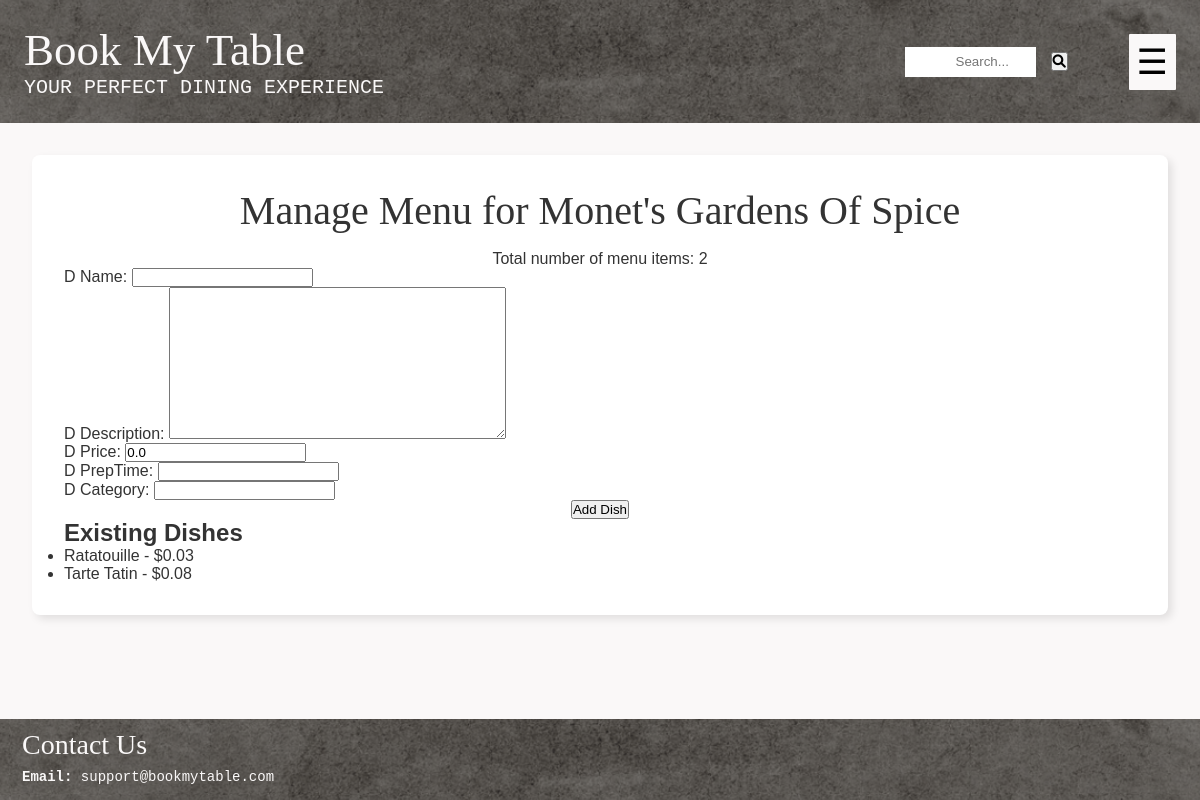
The page /restaurant/add-menu/ (signed in) on the database its author committed.
### restaurant/models.py (models this page shows, shortened)
class Menu(models.Model):
    M_ID = models.AutoField(primary_key = True)
    M_TotalItems = models.IntegerField(null = False, default = 0)
    restaurant = models.OneToOneField(Restaurant, on_delete=models.CASCADE, related_name='restaurant')

class Restaurant(models.Model):
    R_ID = models.AutoField(primary_key=True)
    R_Name = models.CharField(max_length=100)
    owner = models.OneToOneField('users.Owner', on_delete=models.CASCADE, related_name='restaurant')
    R_EmailAddress = models.EmailField(unique=True)
    R_ContactNumber = models.CharField(unique = True, max_length=15)
    R_Address = models.TextField() # this will allow for multiple addresses too
    R_Description = models.TextField(blank=True, null=True) #can be left blank, will store NULL if no value exists
    R_CuisineTypes = models.CharField(max_length=100)
    R_ReservationCost = models.DecimalField(max_digits=10, decimal_places=2)
    R_OpenHours = models.CharField(max_length=100) # e.g "Mon-Fri: 9:00AM - 8PM"
    Rating = models.DecimalField(decimal_places=2, default=0.0, max_digits=100)
    NetRevenue = models.DecimalField(max_digits=15, decimal_places=2, default=0.0)

class Dish(models.Model):
    D_ID = models.AutoField(primary_key=True)
    menu = models.ForeignKey('Menu', on_delete=models.CASCADE, related_name='dishes')
    D_Name = models.CharField(max_length=100)
    D_Description = models.TextField(blank=True, null=True)
    D_Price = models.DecimalField(decimal_places = 2, default = 0.0, max_digits=100)
    D_PrepTime = models.IntegerField()
    D_Category = models.CharField(max_length = 100) # e.g "BreakFast/Lunch/Dinner/Appetizer/Dessert/MainCourse"

### restaurant/views.py (the view)
# urls.py: path('add-menu/', views.add_menu, name='add_menu'),
def add_menu(request):
    owner = request.user.owner
    restaurant = Restaurant.objects.filter(owner=owner).first()
    if not restaurant:
        return redirect('add_or_edit_restaurant')  # Ensure restaurant exists first
    menu, created = Menu.objects.get_or_create(restaurant=restaurant)
    if request.method == 'POST':
        form = DishForm(request.POST)
        if form.is_valid():
            dish = form.save(commit=False)
            dish.menu = menu
            dish.save()
            menu.M_TotalItems += 1
            menu.save()  # Save the updated menu object
            return redirect('add_menu')  # Refresh the menu page
    else:
        form = DishForm()
    dishes = menu.dishes.all() if menu else []
    context = {
        'menu': menu,
        'form': form,
        'dishes': dishes,
        'total_items': menu.M_TotalItems
    }
    return render(request, 'restaurant/add_menu.html', context)

### restaurant/forms.py
class DishForm(forms.ModelForm):
    class Meta:
        model = Dish
        fields = ['D_Name', 'D_Description', 'D_Price', 'D_PrepTime', 'D_Category']

### restaurant/templates/restaurant/add_menu.html (shortened to what this page needs)
{% extends "layout.html" %}
{% block content %}
<div class="container">
    <h1 class="card-heading text-center">Manage Menu for {{ menu.restaurant.R_Name }}</h1>
    <p class="text-center">Total number of menu items: {{ total_items }}</p>
    <div class="menu-form">
        <form method="post">
            <div class="form-group">
                {{ form.as_p }}
            </div>
            <div class="text-center mt-3">
                <button type="submit" class="btn btn-primary">Add Dish</button>
            </div>
        </form>
    </div>
    <h2 class="mt-4">Existing Dishes</h2>
    <ul class="list-group">
        {% for dish in dishes %}
            <li class="list-group-item">{{ dish.D_Name }} - ${{ dish.D_Price }}</li>
        {% endfor %}
    </ul>
</div>
{% endblock %}

### static/style.css (style rules this page uses)
* { margin: 0; padding: 0; box-sizing: border-box; }
html, body { height: 100%; margin: 0; }
body { font-family: Arial, sans-serif; background-color: #faf8f8; color: #333; display: flex; flex-direction: column; }
h1 { font-size: 4rem; margin: 0 auto; font-family: Arial, Helvetica, sans-serif; }
.container { max-width: 1200px; margin: 0 auto; padding: 2rem; background-color: #fff; border-radius: 8px; box-shadow: 4px 4px 8px rgba(0, 0, 0, 0.1); }
.text-center { text-align: center; }
.card-heading { font-family: "Brush Script MT", cursive; font-size: 2.5rem; font-weight:lighter; margin-bottom: 1rem; }

### rows shown on the page
Menu: restaurant.R_Name "Monet's Gardens Of Spice"
Dish: D_Name "Ratatouille", D_Price "0.03"
Dish: D_Name "Tarte Tatin", D_Price "0.08"

### other values the page prints
{{ total_items }} "2"
